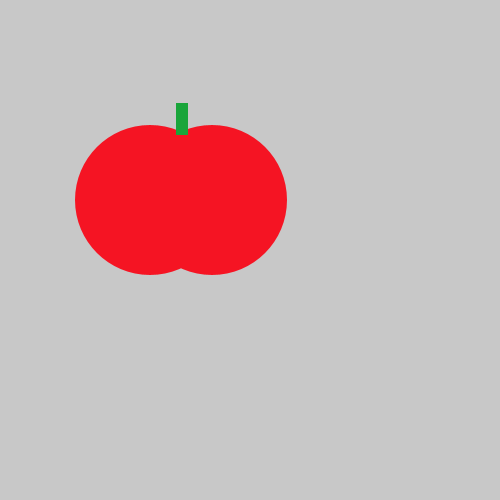
Frame 1 (no input)
Frame 60 (the mouse pressed at the canvas centre just before this capture): identical to frame 1, image omitted
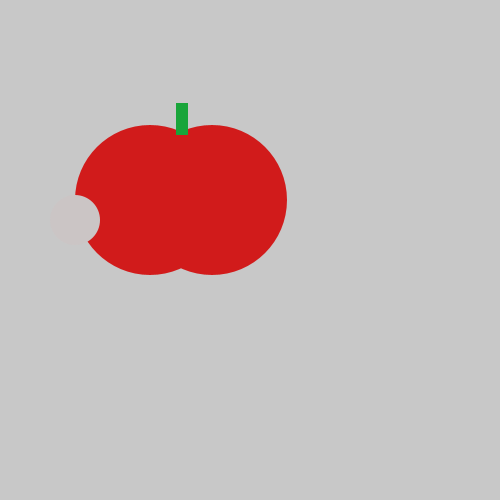
Frame 120 (the mouse held since frame 60 and released just before this capture)

The Processing sketch that drew these frames (run headless with seeded random() and noise(); from frame 60 on, the mouse is pressed at the canvas centre):

// Processing sketch: tasty_tomato
// ── tasty_tomato.pde
void setup() {
    size(500, 500);
}
void draw() {
  fill(#F51423);
    background(200, 200, 200);
    noStroke();
    if(mousePressed) fill(#D11B1B);
   
    ellipse(150, 200, 150, 150);
    ellipse(212, 200, 150, 150);
    fill(#19A53A);
    rect(176, 103, 12, 32);
    fill(#CBC5C5);
    if(mousePressed)  ellipse(75,220,50,50);
    
    
}
